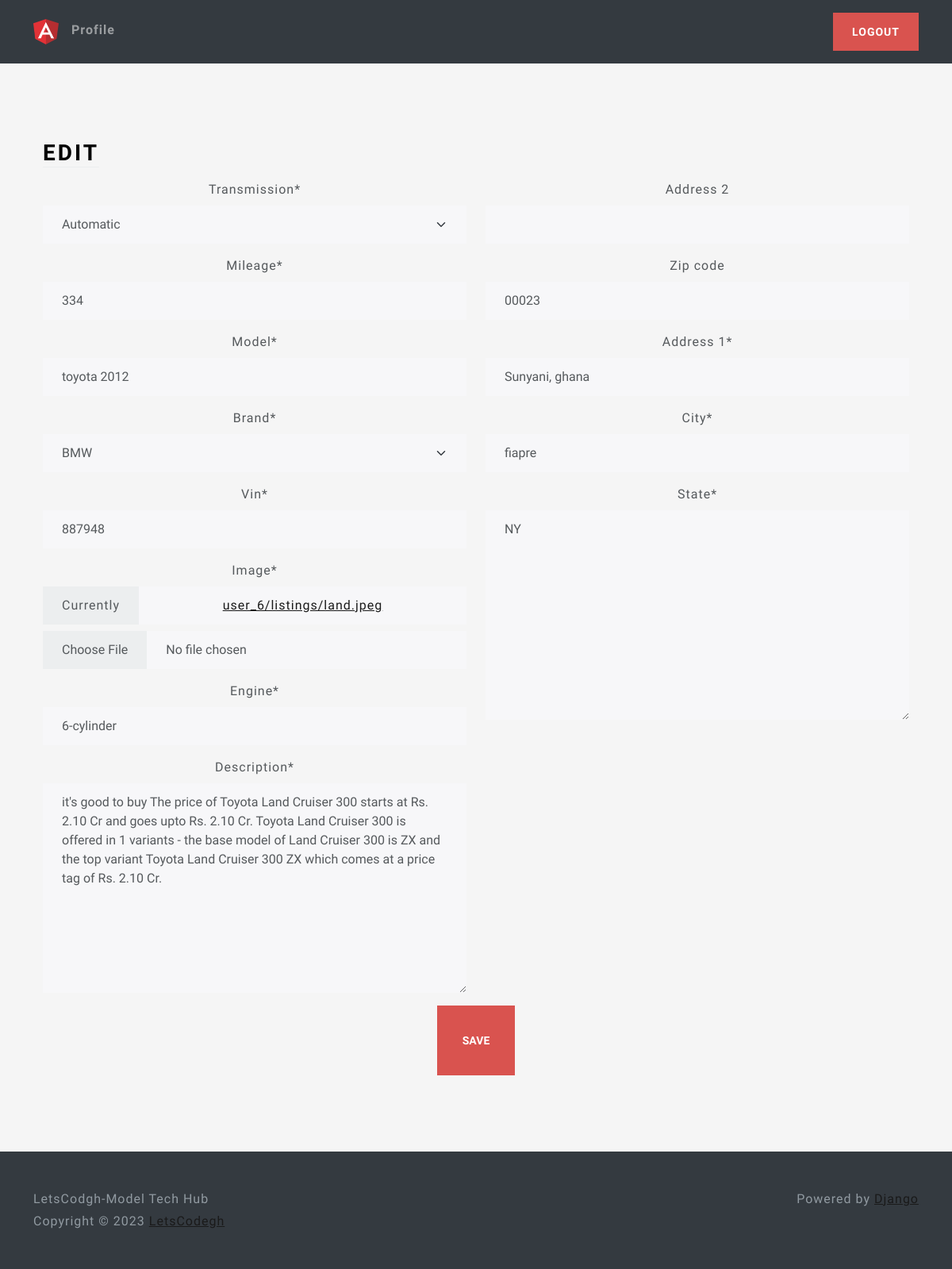
The page /listing/2d190126-0508-4a8f-b6be-004017373842/edit/ (signed in) on the database its author committed.
### learn/models.py (models this page shows, shortened)
class Listing(models.Model):
    id = models.UUIDField(primary_key=True, default=uuid.uuid4, unique=True, editable=False)
    created_at = models.DateTimeField(auto_now_add=True)
    updated_at = models.DateTimeField(auto_now_add=True)
    seller = models.ForeignKey(Profile, on_delete=models.CASCADE)
    brand = models.CharField(max_length=24, choices=CARS_BRANDS, default=True)
    model = models.CharField(max_length=64)
    vin = models.CharField(max_length=17)
    mileage = models.IntegerField(default=0)
    color = models.CharField(max_length=24, default='White')
    description = models.TextField()
    engine = models.CharField(max_length=24)
    transmission = models.CharField(max_length=24, choices=TRANSMISSION_OPTIONS, default=None)
    location = models.OneToOneField(Location, on_delete=models.SET_NULL, null=True)
    image = models.ImageField(upload_to=user_listing_path)

### users/models.py (models this page shows, shortened)
class Location(models.Model):
    address_1 = models.CharField(max_length=128, blank=True)
    address_2 = models.CharField(max_length=128, blank=True)
    city = models.CharField(max_length=64)
    state = USStateField(default='NY')
    zip_code = USZipCodeField(blank=True)

### learn/views.py (the view)
# urls.py: path('listing/<str:id>/edit/', views.edit_view, name='edit'),
@login_required
def edit_view(request, id):
    try:
        listing = Listing.objects.get(id=id)
        if listing is None:
            raise Exception
        if request.method == 'POST':
            listing_form = ListingForm(
                request.POST, request.FILES, instance=listing)
            location_form = LocationForm(
                request.POST, instance=listing.location)
            if listing_form.is_valid and location_form.is_valid:
                listing_form.save()
                location_form.save()
                messages.info(request, f'Listing {id} updated successfully!')
                return redirect('home')
            else:
                messages.error(
                    request, f'An error occured while trying to edit the listing.')
                return reload()
        else:
            listing_form = ListingForm(instance=listing)
            location_form = LocationForm(instance=listing.location)
        context = {
            'location_form': location_form,
            'listing_form': listing_form
        }
        return render(request, 'views/edit.html', context)
    except Exception as e:
        messages.error(
            request, f'An error occured while trying to access the edit page.')
        return redirect('home')

### users/forms.py
class LocationForm(forms.ModelForm):
    address_1 = forms.CharField(required=True)
    zip_code = USZipCodeField(required=True)
    class Meta:
        model = Location
        fields = {'address_1', 'address_2', 'city', 'state', 'zip_code'}

### learn/forms.py
class ListingForm(forms.ModelForm):
    image = forms.ImageField()
    class Meta:
        model = Listing
        fields = {'brand', 'model', 'vin', 'mileage', 'description', 'engine', 'transmission', 'image'}

### learn/templates/views/edit.html (shortened to what this page needs)
{% extends 'base/base.html' %}
{% load static %}
{% load crispy_forms_tags %}
{% block content %}
<div class="container-fluid text-center py-5">
    <div class="container px-4 py-5">
        <div class="row g-4">
            <div class="col d-flex align-items-start">
                <div>
                    <h2 class="mb-3 border-bottom" style="color: black">Edit</h2>
                </div>
            </div>
        </div>
        <form action="" method="post" enctype="multipart/form-data">
            <div class="row">
                <div class="col-6">
                    {{ listing_form|crispy }}
                </div>
                <div class="col-6">
                    {{ location_form|crispy }}
                </div>
            </div>
            <button class="btn btn-lg btn-danger" type="submit">Save</button>
        </form>
    </div>
</div>
{% endblock%}

### learn/static/css/style.css (style rules this page uses)
html, body { height: 100%; }
body { align-items: center; padding-bottom: 40px; background-color: #f5f5f5; }
.h2, h2 { color: white; }

### rows shown on the page
Listing: transmission "Automatic", mileage "334", model "toyota 2012", brand "BMW", vin "887948", engine "6-cylinder", description "it's good to buy The price of Toyota Land Cruiser 300 starts at Rs. 2.10 Cr and goes upto Rs. 2.10 Cr. Toyota Land Cruiser 300 is offered in 1 variants - the base model of Land Cruiser 300 is ZX and the top variant Toyota Land Cruiser 300 ZX which comes at a price tag of Rs. 2.10 Cr."
Location: zip_code "00023", address_1 "Sunyani, ghana", city "fiapre", state "NY"
